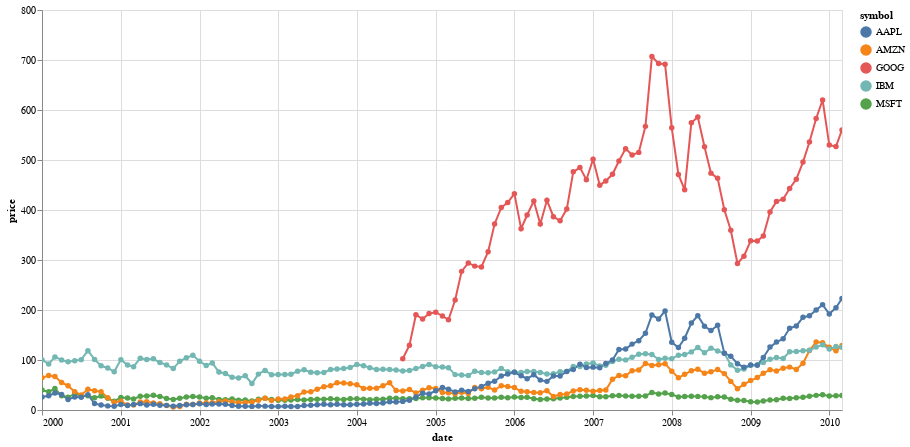

Notebook source saved alongside this figure:
### Code cell
line_chart = alt.Chart(source).mark_line(point=True).encode(
    x='date:T',
    y='price:Q',
    color='symbol:N',  # Визначаємо кожну лінію за допомогою кольорів
    tooltip=['symbol:N', 'price:Q', 'date:T']  # Додаємо точки зі значеннями та датою на наведення миші
).properties(
    width=800,
    height=400
).interactive() 

line_chart

### Figure 1 — Vega-Lite specification as saved in the notebook (floating-point values rounded to 4 significant figures; data arrays with more than 128 entries replaced by an {"elided": "..."} marker saying what was removed)
{"config": {"view": {"continuousWidth": 400, "continuousHeight": 300}}, "data": {"name": "data-96e857a61c6b623bafe23440d582a500"}, "mark": {"type": "line", "point": true}, "encoding": {"color": {"type": "nominal", "field": "symbol"}, "tooltip": [{"type": "nominal", "field": "symbol"}, {"type": "quantitative", "field": "price"}, {"type": "temporal", "field": "date"}], "x": {"type": "temporal", "field": "date"}, "y": {"type": "quantitative", "field": "price"}}, "height": 400, "selection": {"selector002": {"type": "interval", "bind": "scales", "encodings": ["x", "y"]}}, "width": 800, "$schema": "https://vega.github.io/schema/vega-lite/v4.8.1.json", "datasets": {"data-96e857a61c6b623bafe23440d582a500": {"elided": "560 records"}}}
